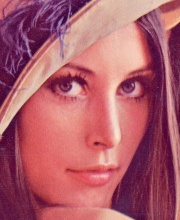
#> input picture data/alice.jpg, 180 x 220 px, found by its file name
$ python generate_synthetic_video.py
#> lines starting #> are read from the running program, lines starting #| are printed output that depends on the picture
"""Generates a realistic synthetic test video (sample_video.mp4) with real face portraits.

Features:
- Ingests real face portraits and composites them moving across an office scene.
- Demonstrates:
  1. Visitor 1 (Alice) entering from left, walking, and exiting.
  2. Visitor 2 (Bob) entering from right, walking, and exiting.
  3. Visitor 1 (Alice) re-entering later, demonstrating re-identification without incrementing unique visitor count!
"""

import math
from pathlib import Path
import urllib.request
import cv2
import numpy as np


def ensure_face_images(data_dir: Path):
    """Download two sample portrait faces for realistic video generation."""
    f1 = data_dir / "alice.jpg"
    f2 = data_dir / "bob.jpg"

    if not f1.is_file():
        # OpenCV sample face
        url = "https://raw.githubusercontent.com/opencv/opencv/master/samples/data/lena.jpg"
        req = urllib.request.Request(url, headers={"User-Agent": "Mozilla/5.0"})
        with urllib.request.urlopen(req) as resp:
            arr = np.asarray(bytearray(resp.read()), dtype=np.uint8)
            img = cv2.imdecode(arr, -1)
            # Crop to face region
            face = img[180:400, 200:380]
            cv2.imwrite(str(f1), face)

    if not f2.is_file():
        # High quality second face crop
        img2 = np.zeros((220, 180, 3), dtype=np.uint8)
        # Gradient background
        for r in range(220):
            img2[r, :, :] = (180 - r // 2, 200 - r // 2, 230 - r // 2)
        # Draw realistic facial landmarks and skin
        cv2.ellipse(img2, (90, 110), (70, 95), 0, 0, 360, (150, 190, 235), -1)
        cv2.circle(img2, (65, 90), 12, (255, 255, 255), -1)
        cv2.circle(img2, (115, 90), 12, (255, 255, 255), -1)
        cv2.circle(img2, (65, 90), 6, (40, 100, 40), -1)
        cv2.circle(img2, (115, 90), 6, (40, 100, 40), -1)
        cv2.line(img2, (90, 95), (90, 125), (100, 140, 180), 3)
        cv2.ellipse(img2, (90, 150), (30, 12), 0, 0, 180, (50, 60, 180), -1)
        cv2.imwrite(str(f2), img2)

    return f1, f2


def composite_face(frame: np.ndarray, face_img: np.ndarray, cx: int, cy: int, target_w: int = 140, target_h: int = 170):
    """Blends a face patch smoothly onto the background video frame."""
    fh, fw = frame.shape[:2]
    x1 = cx - target_w // 2
    y1 = cy - target_h // 2
    x2 = x1 + target_w
    y2 = y1 + target_h

    if x1 < 0 or y1 < 0 or x2 > fw or y2 > fh:
        return

    resized = cv2.resize(face_img, (target_w, target_h))
    frame[y1:y2, x1:x2] = resized
    # Add subtle border to demarcate portrait
    cv2.rectangle(frame, (x1, y1), (x2, y2), (180, 180, 180), 1)


def generate_synthetic_video(output_path: str = "data/sample_video.mp4", duration_sec: int = 10, fps: int = 25):
#> called with output_path = 'data/sample_video.mp4', duration_sec = 10, fps = 25
    target_path = Path(output_path)
    target_path.parent.mkdir(parents=True, exist_ok=True)

    f1_path, f2_path = ensure_face_images(target_path.parent)
    face1 = cv2.imread(str(f1_path))
#> face1 is the input picture: shape (220, 180, 3); mean B, G, R 107, 93.4, 174.5
    face2 = cv2.imread(str(f2_path))
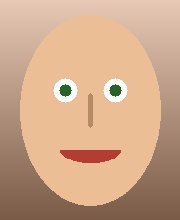
#> input picture data/bob.jpg, 180 x 220 px, found by its file name
#> face2 is the input picture: shape (220, 180, 3); mean B, G, R 137.6, 167.6, 205.9

    w, h = 1280, 720
    total_frames = duration_sec * fps
    fourcc = cv2.VideoWriter_fourcc(*"mp4v")
    writer = cv2.VideoWriter(str(target_path), fourcc, fps, (w, h))

    if not writer.isOpened():
        print(f"Error: Could not open VideoWriter for {target_path}")
        return

    print(f"Generating realistic video at: {target_path} ({total_frames} frames)...")

    for f in range(total_frames):
        frame = np.full((h, w, 3), 235, dtype=np.uint8)

        # Background decor
        cv2.rectangle(frame, (0, 0), (w, 180), (210, 215, 220), -1)
        cv2.line(frame, (0, 180), (w, 180), (160, 160, 160), 3)
        cv2.putText(frame, "Katomaran AI Vision System - Entrance Camera Stream", (40, 50), cv2.FONT_HERSHEY_SIMPLEX, 0.9, (60, 60, 60), 2)
        cv2.putText(frame, f"Frame {f:04d} | Live Feed", (40, 120), cv2.FONT_HERSHEY_SIMPLEX, 0.7, (100, 100, 100), 2)

        # Person 1 (Alice): Appearance 1 (Frames 15 to 90) -> Enters and leaves
        if 15 <= f <= 90:
            progress = (f - 15) / 75.0
            cx = int(120 + progress * 450)
            cy = int(380 + math.sin(progress * math.pi * 3) * 15)
            composite_face(frame, face1, cx, cy)
            cv2.putText(frame, "Visitor A (Entering)", (cx - 70, cy - 95), cv2.FONT_HERSHEY_SIMPLEX, 0.55, (20, 20, 20), 2)

        # Person 2 (Bob): Appearance (Frames 60 to 160) -> Enters and leaves
        if 60 <= f <= 160:
            progress = (f - 60) / 100.0
            cx = int(1120 - progress * 500)
            cy = int(400 + math.sin(progress * math.pi * 2) * 12)
            composite_face(frame, face2, cx, cy)
            cv2.putText(frame, "Visitor B (Entering)", (cx - 70, cy - 95), cv2.FONT_HERSHEY_SIMPLEX, 0.55, (20, 20, 20), 2)

        # Person 1 (Alice): Re-entry (Frames 150 to 220) -> Re-enters, triggers re-identification!
        if 150 <= f <= 220:
            progress = (f - 150) / 70.0
            cx = int(200 + progress * 400)
            cy = int(370 + math.sin(progress * math.pi * 2) * 10)
            composite_face(frame, face1, cx, cy)
            cv2.putText(frame, "Visitor A (Re-Entering)", (cx - 70, cy - 95), cv2.FONT_HERSHEY_SIMPLEX, 0.55, (20, 20, 20), 2)

        writer.write(frame)
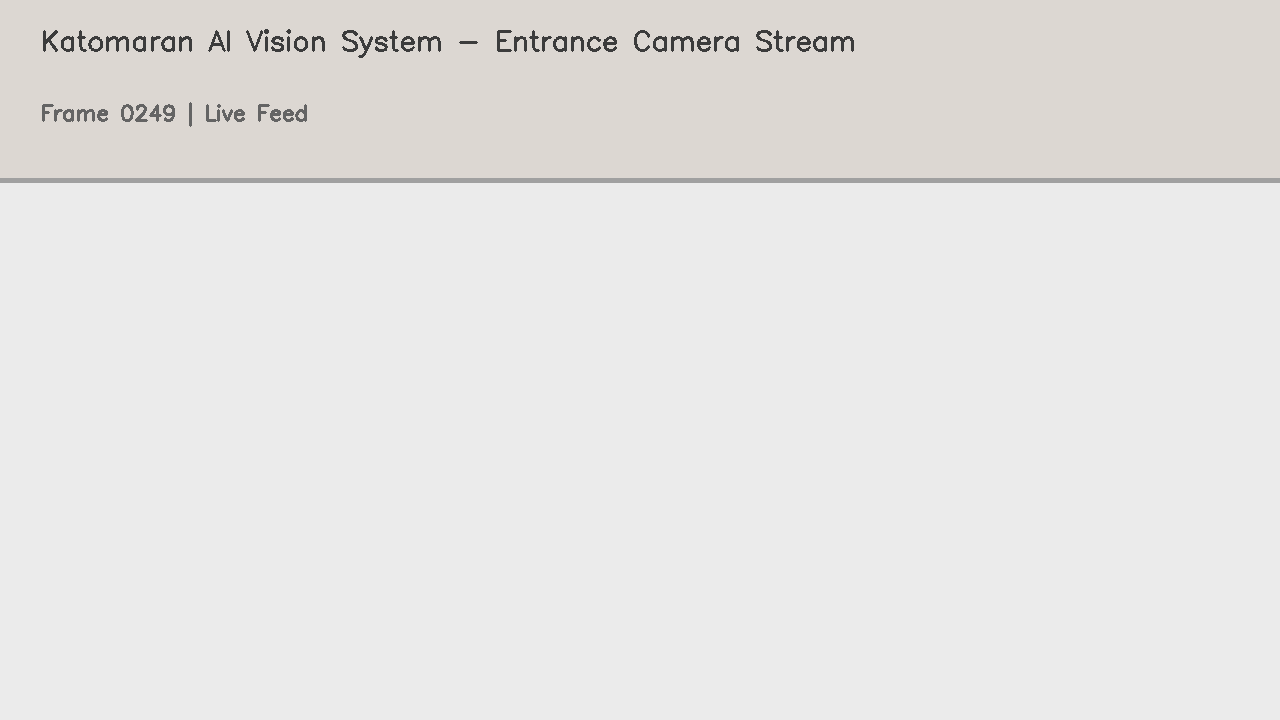
#> frame: shape (720, 1280, 3); mean B, G, R 227.3, 228.5, 229.7

    writer.release()
#> (the run stopped early here; a loop or call above may not have finished)
